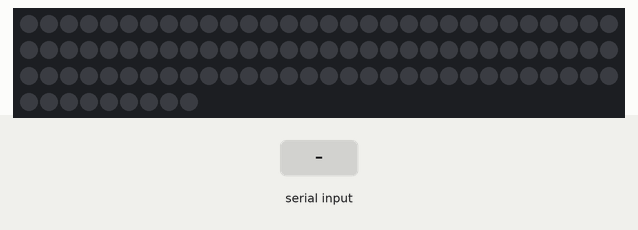
This sketch was run on a simulated Arduino Uno, built with avr-gcc and run on an emulated ATmega328P. Shown: 99 RGB LEDs in strip order, left to right, continuing on the next row. The inputs (shaded band) are chosen by the test bench. Dim RGB values are drawn brighter than linear.

Above: at 1.2 s.
1.3 s: byte 1 (1) received over Serial
At 3.8 s:
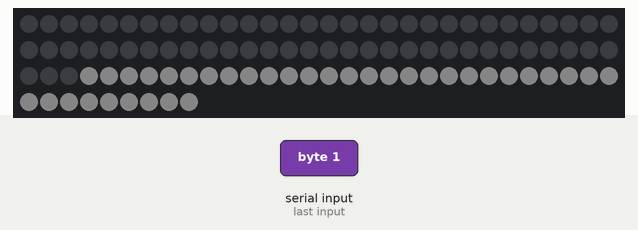
4.3 s: byte 2 (2) received over Serial
At 6.1 s:
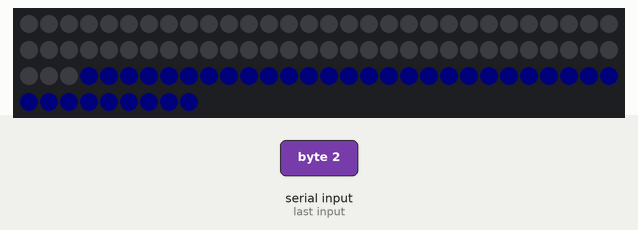
7.3 s: byte 3 (3) received over Serial
At 9.6 s:
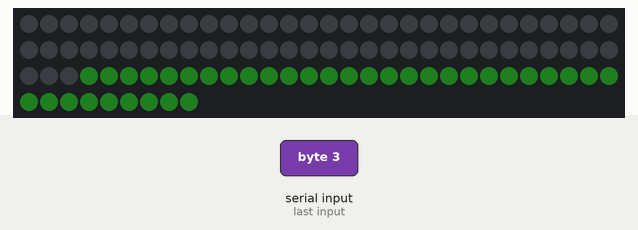
10.3 s: byte 4 (4) received over Serial
At 12.9 s:
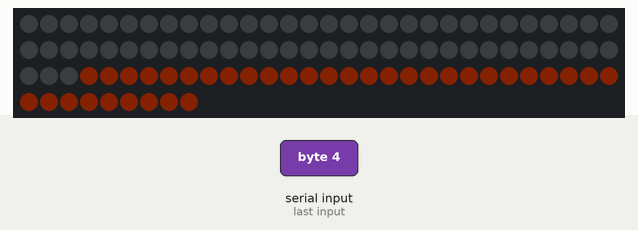
13.3 s: byte 5 (5) received over Serial
At 13.76 s:
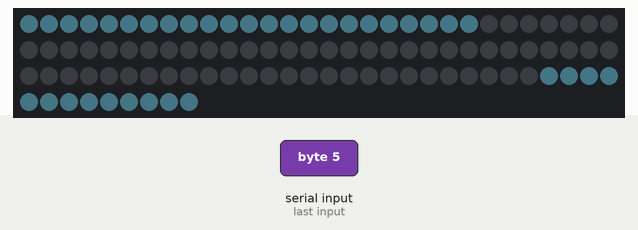
Timing chart, 0 to 16.3 s (numbered marks = the images above; inputs shaded):
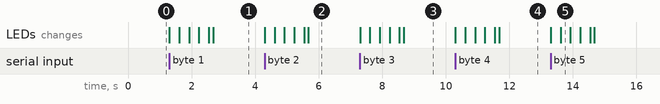

Measured:
- after the input at 1.3 s, the LEDs: first change at once (image 1 shows a later state)
- after the input at 4.3 s, the LEDs: first change at once (image 2 shows a later state)
- after the input at 7.3 s, the LEDs: first change at once (image 3 shows a later state)
- after the input at 10.3 s, the LEDs: first change at once (image 4 shows a later state)
- after the input at 13.3 s, the LEDs: first change at once (image 5 shows a later state)

The sketch:

LED_String.ino
```cpp
#include "FastLED.h"
#define NUM_LEDS 99
// Data pin that led data will be written out over
#define DATA_PIN 5
boolean loading;
CRGB leds[NUM_LEDS];// This is an array of leds.  One item for each led in your strip.

int bank_1_size = 10;  //Number of LEDs in bank 1
int bank_2_size = 10;  //Number of LEDs in bank 2
int c; //bank1 display
int d; //bank2 display
int offset = 25; //Number of LEDs between banks
int bank2; //bank 2 start locatio

void setup() {
  // sanity check delay - allows reprogramming if accidently blowing power w/leds
   // delay(50);
      Serial.begin(9600);
      FastLED.addLeds<WS2811, DATA_PIN, RGB>(leds, NUM_LEDS);
      FastLED.setBrightness(8);
      loading= true;
}

// Main endless Loop
void loop() {


  int modeNum;

//check if there is infor on the serial port to read
if (Serial.available()>0){
modeNum=Serial.read();

}

 switch (modeNum) {
    case 1: white();  break;
    case 2: blue2(); break;
    case 3:  green(); break;
    case 4: orange();  break;
    case 5: blue();  break;
   // case 6: glow(); break;
    case 7: green(); break;


  }
  // delay(1);
   render();


}

void green(){

  if (loading) {
    FastLED.clear();
    loading = false;
  }

   for(int bank1 = 0; bank1 < NUM_LEDS; bank1 = bank1 + 1) {
      // Turn our current led on to white, then show the leds

 if (bank1 - offset <= -1)
 { bank2 = NUM_LEDS + bank1 - offset ;}

 else
 { bank2 = bank1 - offset ;}

      leds[bank1] = CRGB::ForestGreen; //colour of bank1
      leds[bank2] = CRGB::ForestGreen; //colour of bank 2

      // Show the leds
      FastLED.show();

      // Wait a little bit
      delay(10);

      // Turn our current led back to black for the next loop around
    if (bank1 < bank_1_size)
    { c = (bank1 + NUM_LEDS - bank_1_size );}
    else
    { c = (bank1 - bank_1_size );}
      leds[c] = CRGB::ForestGreen; //colour between bank1 & bank2
      //Color:LightSkyBlue;Indigo;Goldenrod;AntiqueWhite;

 if (bank2 < bank_2_size )
    { d = (bank2 + NUM_LEDS - bank_2_size );}
    else
    { d = (bank2 - bank_2_size   );}
      leds[d] = CRGB::Black; //colour between bank2 and bank 1

   }

  }
void blue(){
  if (loading) {
    FastLED.clear();
    loading = false;
  }

   for(int bank1 = 0; bank1 < NUM_LEDS; bank1 = bank1 + 1) {
      // Turn our current led on to white, then show the leds

     if (bank1 - offset <= -1){ bank2 = NUM_LEDS + bank1 - offset ;}

     else { bank2 = bank1 - offset ;}

     leds[bank1] = CRGB::LightSkyBlue; //colour of bank1
     leds[bank2] = CRGB::LightSkyBlue; //colour of bank 2

      // Show the leds
      FastLED.show();

      // Wait a little bit
      delay(10);

      // Turn our current led back to black for the next loop around
      if (bank1 < bank_1_size)
      { c = (bank1 + NUM_LEDS - bank_1_size );}
      else
      { c = (bank1 - bank_1_size );}
        leds[c] = CRGB::LightSkyBlue; //colour between bank1 & bank2

     if (bank2 < bank_2_size )
        { d = (bank2 + NUM_LEDS - bank_2_size );}
      else
      { d = (bank2 - bank_2_size   );}
        leds[d] = CRGB::Black; //colour between bank2 and bank 1
     }
    }


void white(){
    if (loading) {
    FastLED.clear();
    loading = false;
  }
   for(int bank1 = 0; bank1 < NUM_LEDS; bank1 = bank1 + 1) {
      // Turn our current led on to white, then show the leds

     if (bank1 - offset <= -1)
     { bank2 = NUM_LEDS + bank1 - offset ;}

     else
     { bank2 = bank1 - offset ;}

      leds[bank1] = CRGB::White; //colour of bank1
      leds[bank2] = CRGB::White; //colour of bank 2

      // Show the leds
      FastLED.show();

      delay(10);

      // Turn our current led back to black for the next loop around
      if (bank1 < bank_1_size)
      { c = (bank1 + NUM_LEDS - bank_1_size );}
      else
      { c = (bank1 - bank_1_size );}
        leds[c] = CRGB::White; //colour between bank1 & bank2
        //Color:LightSkyBlue;Indigo;Goldenrod;AntiqueWhite;

     if (bank2 < bank_2_size )
        { d = (bank2 + NUM_LEDS - bank_2_size );}
        else
        { d = (bank2 - bank_2_size   );}
          leds[d] = CRGB::Black; //colour between bank2 and bank 1
     }
   }

void orange(){
    if (loading) {
      FastLED.clear();
      loading = false;
    }
   for(int bank1 = 0; bank1 < NUM_LEDS; bank1 = bank1 + 1) {
      // Turn our current led on to white, then show the leds

     if (bank1 - offset <= -1)
     { bank2 = NUM_LEDS + bank1 - offset ;}

     else
     { bank2 = bank1 - offset ;}

      leds[bank1] = CRGB::OrangeRed; //colour of bank1
      leds[bank2] = CRGB::OrangeRed; //colour of bank 2

      // Show the leds
      FastLED.show();

      delay(10);

      // Turn our current led back to black for the next loop around
      if (bank1 < bank_1_size)
      { c = (bank1 + NUM_LEDS - bank_1_size );}
      else
      { c = (bank1 - bank_1_size );}
        leds[c] = CRGB::OrangeRed; //colour between bank1 & bank2
        //Color:LightSkyBlue;Indigo;Goldenrod;AntiqueWhite;

      if (bank2 < bank_2_size )
      { d = (bank2 + NUM_LEDS - bank_2_size );}
      else
      { d = (bank2 - bank_2_size   );}
        leds[d] = CRGB::Black; //colour between bank2 and bank 1
   }
}

void blue2(){
    if (loading) {
      FastLED.clear();
      loading = false;
    }

   for(int bank1 = 0; bank1 < NUM_LEDS; bank1 = bank1 + 1) {
      // Turn our current led on to white, then show the leds

     if (bank1 - offset <= -1)
     { bank2 = NUM_LEDS + bank1 - offset ;}

     else
     { bank2 = bank1 - offset ;}
      leds[bank1] = CRGB::MidnightBlue; //colour of bank1
      leds[bank2] = CRGB::MidnightBlue; //colour of bank 2

      // Show the leds
      FastLED.show();

      delay(10);

      // Turn our current led back to black for the next loop around
    if (bank1 < bank_1_size)
      { c = (bank1 + NUM_LEDS - bank_1_size );}
      else
      { c = (bank1 - bank_1_size );}
        leds[c] = CRGB::MidnightBlue;

   if (bank2 < bank_2_size )
      { d = (bank2 + NUM_LEDS - bank_2_size );}
      else
      { d = (bank2 - bank_2_size   );}
        leds[d] = CRGB::Black; //colour between bank2 and bank 1
    }
}


void render(){
  for (int i=0;i<99;i++){
    leds[i] = CRGB::Black;
  }
}
```
